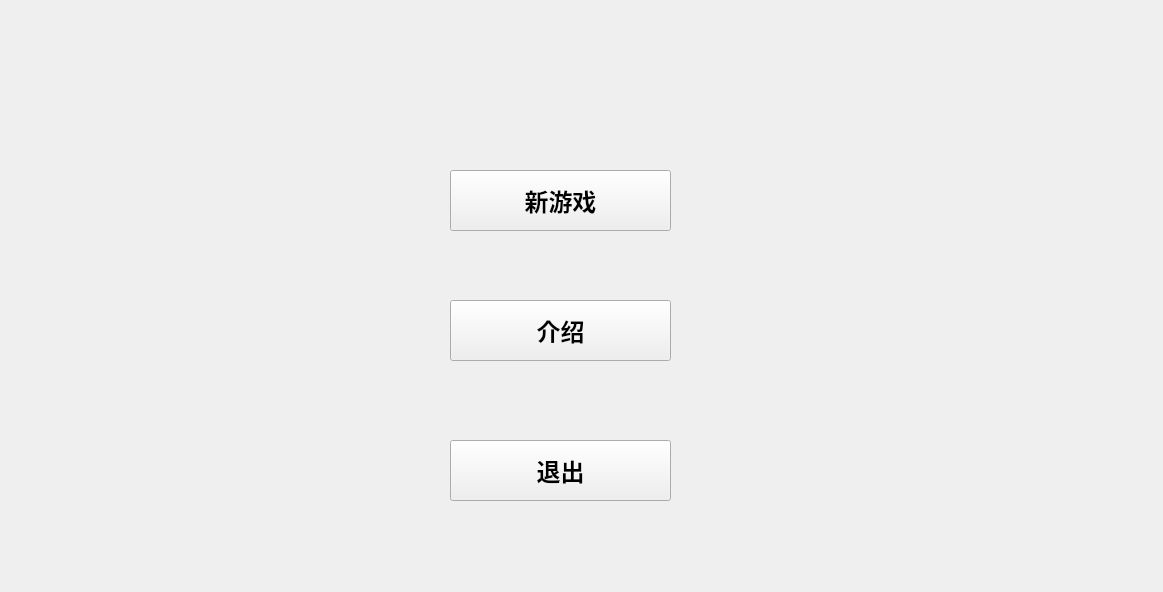
<?xml version="1.0" encoding="UTF-8"?>
<ui version="4.0">
 <class>Richest_in_the_world</class>
 <widget class="QWidget" name="Richest_in_the_world">
  <property name="geometry">
   <rect>
    <x>0</x>
    <y>0</y>
    <width>1163</width>
    <height>592</height>
   </rect>
  </property>
  <property name="windowTitle">
   <string>Richest_in_the_world</string>
  </property>
  <widget class="QPushButton" name="newGameBtn">
   <property name="geometry">
    <rect>
     <x>450</x>
     <y>170</y>
     <width>221</width>
     <height>61</height>
    </rect>
   </property>
   <property name="font">
    <font>
     <family>Arial</family>
     <pointsize>18</pointsize>
     <weight>75</weight>
     <bold>true</bold>
    </font>
   </property>
   <property name="text">
    <string>新游戏</string>
   </property>
  </widget>
  <widget class="QPushButton" name="introductionBtn">
   <property name="geometry">
    <rect>
     <x>450</x>
     <y>300</y>
     <width>221</width>
     <height>61</height>
    </rect>
   </property>
   <property name="font">
    <font>
     <family>Arial</family>
     <pointsize>18</pointsize>
     <weight>75</weight>
     <bold>true</bold>
    </font>
   </property>
   <property name="text">
    <string>介绍</string>
   </property>
  </widget>
  <widget class="QPushButton" name="quitBtn">
   <property name="geometry">
    <rect>
     <x>450</x>
     <y>440</y>
     <width>221</width>
     <height>61</height>
    </rect>
   </property>
   <property name="font">
    <font>
     <family>Arial</family>
     <pointsize>18</pointsize>
     <weight>75</weight>
     <bold>true</bold>
    </font>
   </property>
   <property name="text">
    <string>退出</string>
   </property>
  </widget>
 </widget>
 <layoutdefault spacing="6" margin="11"/>
 <resources/>
 <connections/>
</ui>
